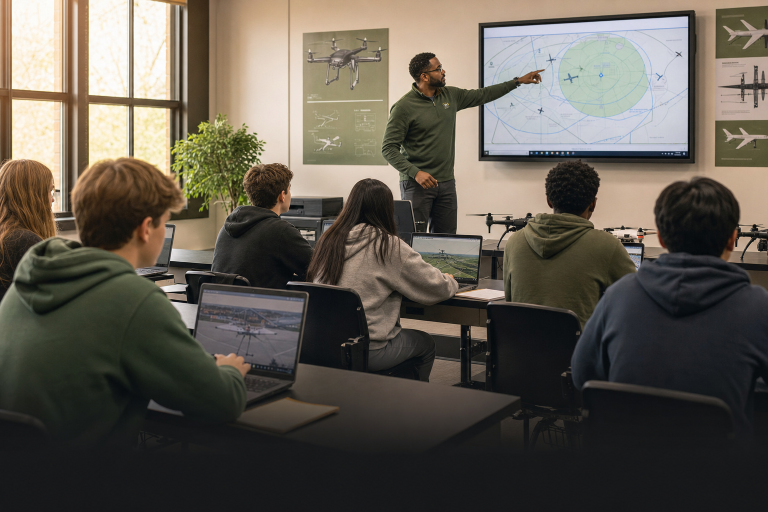
#> input picture assets/articles/images/school-01-photo-base.png, 1536 x 1024 px, found by its file name (shown at 1/2 size)
$ python brand_school_article_images.py
#> lines starting #> are read from the running program, lines starting #| are printed output that depends on the picture
#!/usr/bin/env python3
"""Compose branded hero images for school outreach articles."""

from __future__ import annotations

import shutil
import subprocess
import sys
from pathlib import Path

from PIL import Image, ImageDraw, ImageFont

ROOT = Path(__file__).resolve().parents[1]
OUT_DIR = ROOT / "assets" / "news" / "images"
ICON_SVG = ROOT / "assets" / "visuals" / "Logo" / "SVG" / "Icon" / "IconWhite.svg"
LOGO_SVG = ROOT / "assets" / "visuals" / "Logo" / "SVG" / "Logo" / "LogoWhite.svg"
ICON_PNG = OUT_DIR / "icon-white.png"
LOGO_PNG = OUT_DIR / "logo-white.png"
FONTS = ROOT / "drone" / "node_modules" / "@fontsource"

W, H = 1536, 1024
FOOTER_H = 148
FOOTER_BG = (13, 13, 13)
TITLE_COLOR = (255, 255, 255)
SUBTITLE_COLOR = (201, 201, 201)

CARDS = [
    (
        "school-01-part-107-cte-classroom-hero.png",
        "school-01-photo-base.png",
        "PART 107 IN CTE",
        "Classroom & Teacher Visibility",
    ),
    (
        "school-02-funding-drone-programs-hero.png",
        "school-02-photo-base.png",
        "FUNDING DRONE PROGRAMS",
        "Language That Helps",
    ),
]


def render_logos() -> None:
    OUT_DIR.mkdir(parents=True, exist_ok=True)
    for svg, dest in ((ICON_SVG, ICON_PNG), (LOGO_SVG, LOGO_PNG)):
        subprocess.run(
            ["npx", "--yes", "@resvg/resvg-js-cli", str(svg), str(dest)],
            cwd=ROOT / "drone",
            check=True,
            capture_output=True,
        )
#> (the call stopped at in render_logos, `subprocess.run( ["npx", "--yes", "@resvg/resvg-js-cli", str(svg), str(..`: subprocess is not available in this run)


def load_font(name: str, size: int):
    weight = {"chakra-petch": "600", "ibm-plex-sans": "400"}.get(name, "400")
    candidates = sorted((FONTS / name / "files").glob(f"{name}-latin-{weight}-normal.woff2"))
    if not candidates:
        candidates = sorted((FONTS / name / "files").glob(f"{name}-latin-*-normal.woff2"))
    return ImageFont.truetype(str(candidates[0]), size) if candidates else ImageFont.load_default()


def fit_rgba(img: Image.Image, max_w: int | None = None, max_h: int | None = None) -> Image.Image:
    img = img.convert("RGBA")
    w, h = img.size
    scale = 1.0
    if max_h:
        scale = min(scale, max_h / h)
    if max_w:
        scale = min(scale, max_w / w)
    if scale < 1.0:
        img = img.resize((max(1, int(w * scale)), max(1, int(h * scale))), Image.Resampling.LANCZOS)
    return img


def compose(photo_path: Path, title: str, subtitle: str) -> Image.Image:
#> called with title = 'PART 107 IN CTE', subtitle = 'Classroom & Teacher Visibility'
    photo = Image.open(photo_path).convert("RGB")
#> photo is the input picture: PIL image 1536x1024 RGB; mean R, G, B 95.7, 89.9, 80.3
    photo_h = H - FOOTER_H
    pw, ph = photo.size
#> pw = 1536; ph = 1024
    scale = max(W / pw, photo_h / ph)
#> scale = 1
    nw, nh = int(pw * scale), int(ph * scale)
#> nw = 1536; nh = 1024
    photo = photo.resize((nw, nh), Image.Resampling.LANCZOS)
    if nh > photo_h:
        crop_top = (nh - photo_h) // 2
#> crop_top = 74
        photo = photo.crop((0, crop_top, nw, crop_top + photo_h))
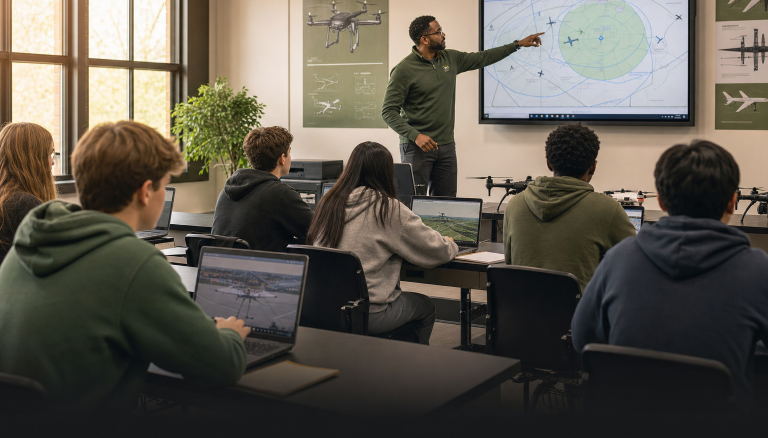
#> photo: PIL image 1536x876 RGB (shown at 1/2 size); mean R, G, B 94.5, 89.1, 79.3
        nh = photo_h
    if nw > W:
        crop_left = (nw - W) // 2
        photo = photo.crop((crop_left, 0, crop_left + W, nh))

    canvas = Image.new("RGB", (W, H), FOOTER_BG)
#> canvas: PIL image 1536x1024 RGB; every value is 13
    canvas.paste(photo, ((W - photo.size[0]) // 2, 0))
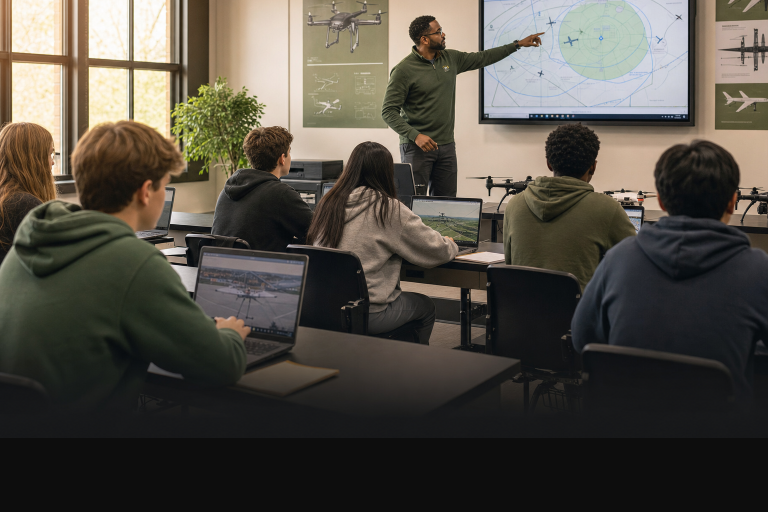
#> canvas: PIL image 1536x1024 RGB (shown at 1/2 size); mean R, G, B 82.7, 78.1, 69.7

    draw = ImageDraw.Draw(canvas)
    title_font = load_font("chakra-petch", 52)
    sub_font = load_font("ibm-plex-sans", 26)
    pad = 40
    footer_top = photo_h

#> (the run stopped early here; a loop or call above may not have finished)
